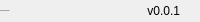
              <widget class="QFrame" name="bottomBar">
               <property name="minimumSize">
                <size>
                 <width>0</width>
                 <height>22</height>
                </size>
               </property>
               <property name="maximumSize">
                <size>
                 <width>16777215</width>
                 <height>22</height>
                </size>
               </property>
               <property name="frameShape">
                <enum>QFrame::NoFrame</enum>
               </property>
               <property name="frameShadow">
                <enum>QFrame::Raised</enum>
               </property>
               <layout class="QHBoxLayout" name="horizontalLayout_5">
                <property name="spacing">
                 <number>0</number>
                </property>
                <property name="leftMargin">
                 <number>0</number>
                </property>
                <property name="topMargin">
                 <number>0</number>
                </property>
                <property name="rightMargin">
                 <number>0</number>
                </property>
                <property name="bottomMargin">
                 <number>0</number>
                </property>
                <item>
                 <widget class="QLabel" name="creditsLabel">
                  <property name="maximumSize">
                   <size>
                    <width>16777215</width>
                    <height>16</height>
                   </size>
                  </property>
                  <property name="font">
                   <font>
                    <family>Segoe UI</family>
                    <pointsize>-1</pointsize>
                    <weight>50</weight>
                    <italic>false</italic>
                    <bold>false</bold>
                   </font>
                  </property>
                  <property name="text">
                   <string>By: ParkSeongHyeon</string>
                  </property>
                  <property name="alignment">
                   <set>Qt::AlignLeading|Qt::AlignLeft|Qt::AlignVCenter</set>
                  </property>
                 </widget>
                </item>
                <item>
                 <widget class="QLabel" name="version">
                  <property name="text">
                   <string>v0.0.1</string>
                  </property>
                  <property name="alignment">
                   <set>Qt::AlignRight|Qt::AlignTrailing|Qt::AlignVCenter</set>
                  </property>
                 </widget>
                </item>
                <item>
                 <widget class="QFrame" name="frame_size_grip">
                  <property name="minimumSize">
                   <size>
                    <width>20</width>
                    <height>0</height>
                   </size>
                  </property>
                  <property name="maximumSize">
                   <size>
                    <width>20</width>
                    <height>16777215</height>
                   </size>
                  </property>
                  <property name="frameShape">
                   <enum>QFrame::NoFrame</enum>
                  </property>
                  <property name="frameShadow">
                   <enum>QFrame::Raised</enum>
                  </property>
                 </widget>
                </item>
               </layout>
              </widget>
